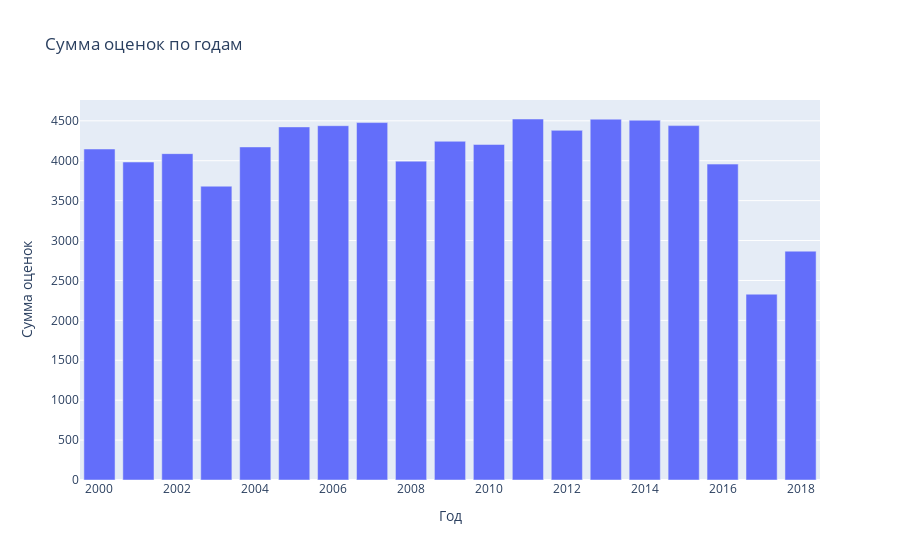

This figure's notebook cell:
### Code cell
year_df = df_work[[x for x in df_work.columns if 'metascore' in x] + ['year']]
sum_year = year_df.groupby('year').sum()

fig = go.Figure(data=[go.Bar(name=column, x=sum_year.index, y=sum_year[column]) for column in sum_year.columns])

fig.update_layout(title='Сумма оценок по годам', xaxis_title='Год', yaxis_title='Сумма оценок')
#Повторяем все тоже самое для метооценок и видим, что данные практически одинаковые

### Figure 1 — Plotly figure (JSON) as saved in the notebook; plotly's stock layout.template omitted (floating-point values rounded to 4 significant figures)
{"data": [{"name": "metascore", "type": "bar", "x": [2000, 2001, 2002, 2003, 2004, 2005, 2006, 2007, 2008, 2009, 2010, 2011, 2012, 2013, 2014, 2015, 2016, 2017, 2018], "y": [4147, 3984, 4089, 3681, 4173, 4424, 4439, 4478, 3995, 4244, 4204, 4523, 4381, 4521, 4508, 4440, 3958, 2328, 2867]}], "layout": {"title": {"text": "Сумма оценок по годам"}, "xaxis": {"title": {"text": "Год"}}, "yaxis": {"title": {"text": "Сумма оценок"}}}}
